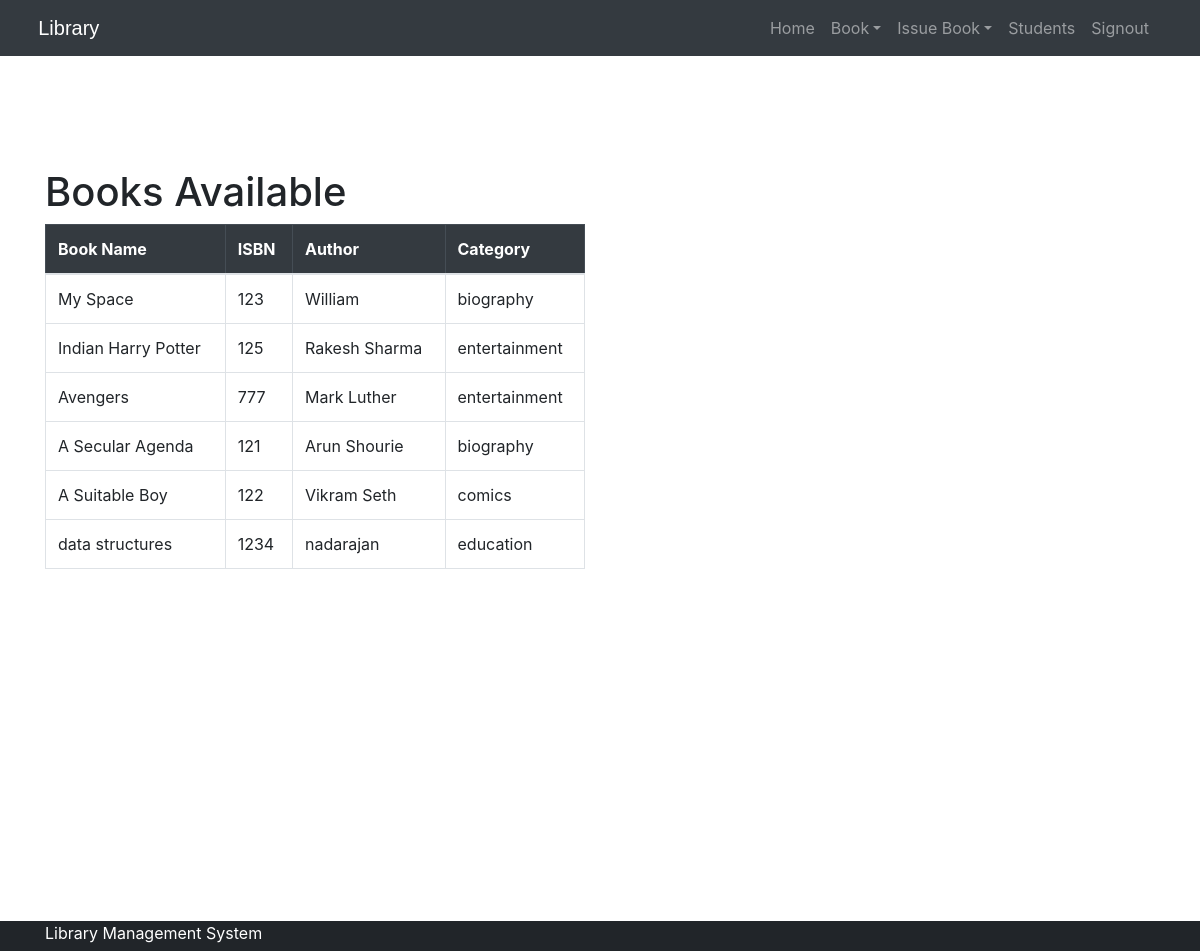
The app's page /viewbook with its own data.
### library/models.py (models this page shows, shortened)
class Book(models.Model):
    catchoice= [
        ('education', 'Education'),
        ('entertainment', 'Entertainment'),
        ('comics', 'Comics'),
        ('biography', 'Biographie'),
        ('history', 'History'),
        ]
    name=models.CharField(max_length=30)
    isbn=models.PositiveIntegerField()
    author=models.CharField(max_length=40)
    category=models.CharField(max_length=30,choices=catchoice,default='education')

### library/views.py (the view)
# urls.py: path('viewbook', views.viewbook_view),
def viewbook_view(request):
    books=models.Book.objects.all()
    return render(request,'library/viewbook.html',{'books':books})

### templates/library/viewbook.html (shortened to what this page needs)
<!DOCTYPE html>
<html lang="en" dir="ltr">
  <head>
  </head>
  <body>
    {% include "library/navbaradmin.html" %}
    <br /><br />
    <br /><br /><br /><br />
<div class="container">
      <br />
      <h1>Books Available</h1>
      <div class="row">
        <div class="col-sm-6">
    {% if books %}
          <table class="table table-bordered">
            <thead class="table-dark">
              <tr>
                <th scope="col">Book Name</th>
                <th scope="col">ISBN</th>
                <th scope="col">Author</th>
                <th scope="col">Category</th>
              </tr>
            </thead>
            <tbody>
              {% for book in books %}
              <tr>
                <td>{{book.name}}</td>
                <td>{{book.isbn}}</td>
                <td>{{book.author}}</td>
                <td>{{book.category}}</td>
              </tr>
              {% endfor %}
            </tbody>
          </table>
</div>
</div>
</div>
    {% else %}
    <h1>Have 0 book</h1>
    {% endif %}
<br /><br /><br /><br /><br /><br /><br /><br /><br /><br /><br /><br /><br /><br />
    {% include "library/footer.html" %}
  </body>
</html>

### templates/library/navbaradmin.html (shortened to what this page needs)
<!DOCTYPE html>
{% load static %}
<html lang="en">
  <head>
    <link
      rel="stylesheet"
      href="https://stackpath.bootstrapcdn.com/bootstrap/4.3.1/css/bootstrap.min.css"
    />
    <link
      rel="stylesheet"
      href="https://maxcdn.bootstrapcdn.com/font-awesome/4.7.0/css/font-awesome.min.css"
    />
  </head>
  <body>
    <div class="bs-example">
      <nav class="navbar navbar-expand-md bg-dark navbar-dark fixed-top">
        <a href="/" class="navbar-brand">&nbsp;&nbsp;&nbsp;&nbsp;Library</a>
        <div
          class="collapse navbar-collapse justify-content-between"
          id="navbarCollapse"
        >
          <div class="navbar-nav">
            <a href="/afterlogin" class="nav-item nav-link">Home</a>
            <div class="nav-item dropdown">
              <a
                href="#"
                class="nav-link dropdown-toggle"
                data-toggle="dropdown"
                >Book</a
              >
            </div>
            <div class="nav-item dropdown">
              <a
                href="#"
                class="nav-link dropdown-toggle"
                data-toggle="dropdown"
                >Issue Book</a
              >
            </div>
            <a href="viewstudent" class="nav-item nav-link">Students</a>
            <a href="logout" class="nav-item nav-link">Signout</a> &nbsp
          </div>
        </div>
      </nav>
    </div>
  </body>
</html>

### templates/library/footer.html (shortened to what this page needs)
<!DOCTYPE html>
<html>
  <head>
  </head>
  <footer style="height: 30px">
    <div class="container">
      <font color="#fff">Library Management System</font>
    </div>
  </footer>
</html>

### templates/library/navbaradmin.html (style rules this page uses)
.bs-example { margin: 0px; }
.navbar-brand { font-size: 20px; font-family: sans-serif; }

### templates/library/footer.html (style rules this page uses)
footer { background-color: #212529; height: 50px; }

### records on screen
Book: name "My Space", isbn "123", author "William", category "biography"
Book: name "Indian Harry Potter", isbn "125", author "Rakesh Sharma", category "entertainment"
Book: name "Avengers", isbn "777", author "Mark Luther", category "entertainment"
Book: name "A Secular Agenda", isbn "121", author "Arun Shourie", category "biography"
Book: name "A Suitable Boy", isbn "122", author "Vikram Seth", category "comics"
Book: name "data structures", isbn "1234", author "nadarajan", category "education"
